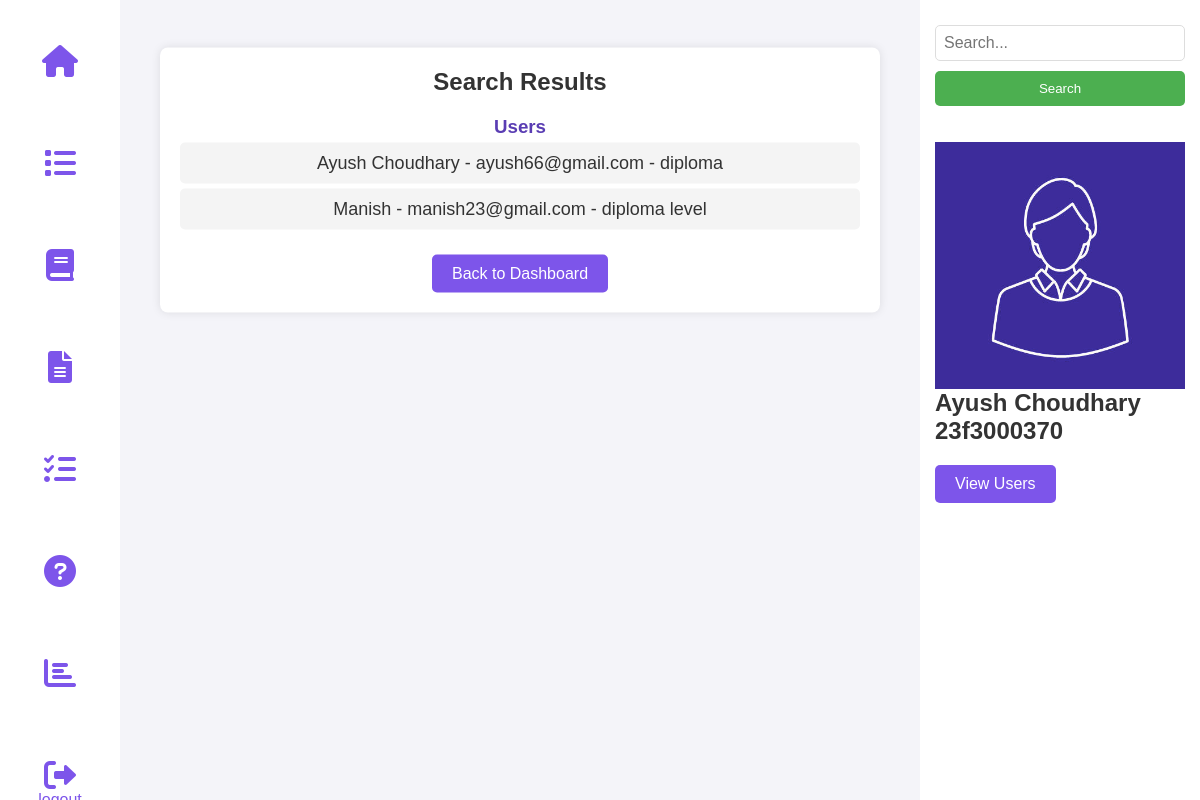
Page /search_admin (signed in) on the earlier database version.
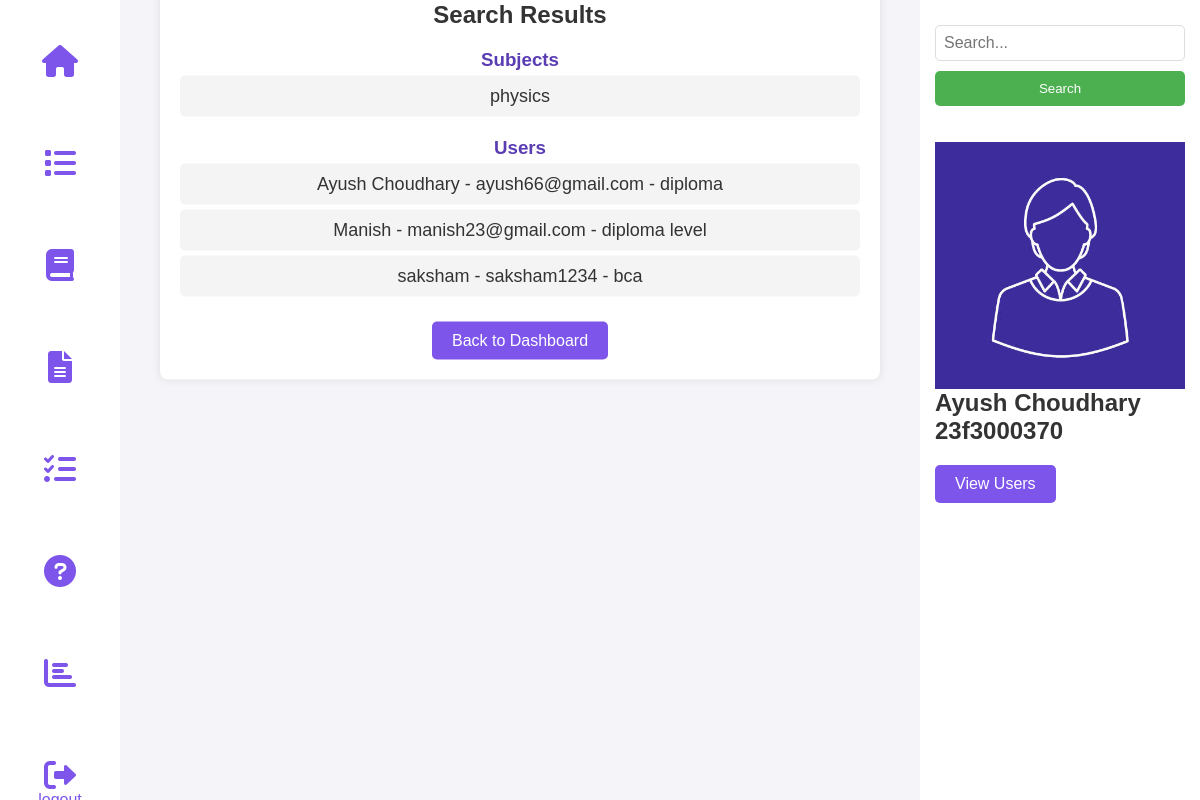
Same page on the later database version.
### tables this page shows
CREATE TABLE USERS (
        id INTEGER PRIMARY KEY AUTOINCREMENT,
        username TEXT UNIQUE NOT NULL,
        password TEXT NOT NULL,
        full_name TEXT NOT NULL,
        qualification TEXT,
        dob TEXT
    );

CREATE TABLE SUBJECTS(
    id INTEGER PRIMARY KEY AUTOINCREMENT,
    subject_name TEXT NOT NULL
    );

### controllers/admin.py (the view)
@admin_bp.route('/search_admin', methods=['GET'])
def search_admin():
    if 'admin' not in session:
        return redirect(url_for('auth.admin_login'))
    query = request.args.get('query', '')
    conn = get_db_connection()
    cursor = conn.cursor()
    cursor.execute("SELECT * FROM SUBJECTS WHERE subject_name LIKE ?", ('%' + query + '%',))
    subjects = cursor.fetchall()
    cursor.execute("SELECT * FROM CHAPTERS WHERE chapter_name LIKE ?", ('%' + query + '%',))
    chapters = cursor.fetchall()
    cursor.execute("SELECT * FROM QUIZES WHERE quiz_name LIKE ?", ('%' + query + '%',))
    quizzes = cursor.fetchall()
    cursor.execute("SELECT * FROM QUESTIONS WHERE question_title LIKE ?", ('%' + query + '%',))
    questions = cursor.fetchall()
    cursor.execute("SELECT * FROM USERS WHERE full_name LIKE ? OR qualification LIKE ? OR username LIKE ?",
                   ('%' + query + '%', '%' + query + '%', '%' + query + '%'))
    users = cursor.fetchall()
    conn.close()
    return render_template('admin/admin_search_results.html',
                           subjects=subjects,
                           chapters=chapters,
                           quizzes=quizzes,
                           questions=questions,
                           users=users)

### models/setup_db.py (called while the page is built)
def get_db_connection():
    try:
        conn = sqlite3.connect(DB_PATH)
        conn.execute("PRAGMA foreign_keys = ON;")
        return conn
    except sqlite3.Error as e:
        print(f"❌ Database connection failed: {e}")
        return None

### templates/admin/admin_search_results.html (shortened to what this page needs)
<!DOCTYPE html>
<html lang="en">
<head>
  <link rel="stylesheet" href="https://cdnjs.cloudflare.com/ajax/libs/font-awesome/6.0.0/css/all.min.css">
  <link rel="stylesheet" href="{{ url_for('static', filename='admin.css') }}">
</head>
<body>
  <nav class="nav">
    <div class="nav-left">
      <a href="{{ url_for('admin.admin_dashboard') }}"><button class="nav-button"><i
            class="fas fa-home fa-2x"></i></button></a>
      <a href="{{ url_for('admin.view_quiz') }}"><button class="nav-button"><i
            class="fas fa-list fa-2x"></i></button></a>
      <a href="{{ url_for('admin.add_subject') }}"><button class="nav-button"><i
            class="fas fa-book fa-2x"></i></button></a>
      <a href="{{ url_for('admin.add_chapter') }}"><button class="nav-button"><i
            class="fas fa-file-alt fa-2x"></i></button></a>
      <a href="{{ url_for('admin.add_quiz') }}"><button class="nav-button"><i
            class="fas fa-tasks fa-2x"></i></button></a>
      <a href="{{ url_for('admin.add_question') }}"><button class="nav-button"><i
            class="fas fa-question-circle fa-2x"></i></button></a>
      <a href="{{ url_for('admin.admin_summary') }}"><button class="nav-button"><i
            class="fas fa-chart-bar fa-2x"></i></button></a>
      <a href="{{ url_for('auth.logout') }}"><button class="nav-button"><i
            class="fas fa-sign-out-alt fa-2x"></i>logout</button></a>
    </div>
  </nav>
  <nav class="nav2">
    <div class="nav-right">
      <form method="GET" action="{{ url_for('admin.search_admin') }}">
        <input type="text" name="query" class="search-bar" placeholder="Search...">
        <button type="submit" class="search-button">Search</button>
      </form>
      <br><br>
      <img src="{{ url_for('static', filename='profile.png') }}" alt="Admin Profile" class="profile">
      <h1>Ayush Choudhary</h1>
      <h2>23f3000370</h2>
      <a href="{{ url_for('admin.view_users') }}"><button class="back-button">View Users</button></a>
    </div>
  </nav>
  <div class="container3">
    <h2>Search Results</h2>
    {% if subjects %}
    <h3>Subjects</h3>
    <ul class="search-list">
      {% for subject in subjects %}
      <li>{{ subject[1] }}</li>
      {% endfor %}
    </ul>
    {% endif %}
    {% if users %}
    <h3>Users</h3>
    <ul class="search-list">
      {% for user in users %}
      <li>{{ user[3] }} - {{ user[1] }} - {{ user[4] }}</li>
      {% endfor %}
    </ul>
    {% endif %}
    <a href="{{ url_for('admin.admin_dashboard') }}"><button class="back-button">Back to Dashboard</button></a>
  </div>
</body>
</html>

### static/admin.css (style rules this page uses)
* { margin: 0; padding: 0; box-sizing: border-box; }
body { font-family: Arial, sans-serif; background-color: #f4f4f9; color: #333; padding: 0; margin: 0; }
.nav2 { width: 280px; position: fixed; right: 0; top: 0; height: 100vh; background-color: white; display: flex; flex-direction: column; align-items: flex-start; padding: 15px; }
.nav { width: 120px; position: fixed; left: 0; top: 0; height: 100vh; background-color: white; display: flex; flex-direction: column; align-items: flex-start; padding: 15px; }
.nav-left { display: flex; flex-direction: column; width: 100%; }
.nav-right { display: flex; flex-direction: column; width: 100%; }
.nav-button { background-color: white; border: none; color:#7d55ea; text-align: center; padding: 10px; width: 100%; font-size: 16px; cursor: pointer; margin-top: 20px; margin-bottom: 30px; }
.search-bar { width: 100%; padding: 8px; font-size: 16px; border: 1px solid #ddd; border-radius: 5px; margin: 10px 0; }
.search-button { width: 100%; padding: 10px; background-color: #4CAF50; color: white; border: none; border-radius: 5px; cursor: pointer; text-align: center; }
h3 { color: #5a3db3; margin-top: 20px; }
.search-list { list-style: none; padding: 0; }
.search-list li { padding: 10px; background-color: #f4f4f4; margin: 5px 0; border-radius: 5px; font-size: 18px; }
.back-button { background-color: #7d55ea; color: white; border: none; padding: 10px 20px; margin-top: 20px; font-size: 16px; border-radius: 5px; cursor: pointer; }
.container3 { width: 60%; margin: 20px auto; padding: 20px; background: #fff; border-radius: 8px; box-shadow: 0px 0px 10px rgba(0, 0, 0, 0.1); text-align: center; position: absolute; top: 20%; left: calc(50% + 60px - 140px); transform: translate(-50%, -50%); }

Differences in the rows shown:
added SUBJECTS: subject_name "physics"
added USERS: full_name "saksham", username "saksham1234", qualification "bca"
Other differences:
text now shown: "Subjects"
